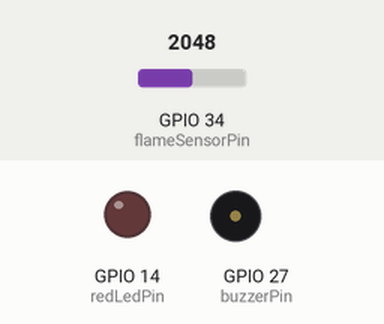
This sketch was run on a simulated ESP32. On the bench: output pins drawn as LEDs (lit = HIGH), buzzer (waves = sounding, pin HIGH). Dashed ring = blinking. The inputs (shaded band) are chosen by the test bench; at power-on: GPIO 34 (flameSensorPin) = 2048. What the sketch prints to the serial monitor is not drawn.

Above: at 1.3 s.
1.4 s: GPIO 34 (flameSensorPin) set to 106
2.9 s: GPIO 34 (flameSensorPin) set to 95
At 3.4 s:
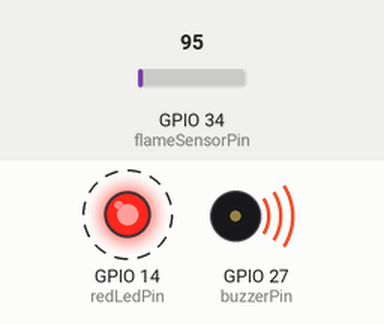
5.9 s: GPIO 34 (flameSensorPin) set to 491
At 6.4 s:
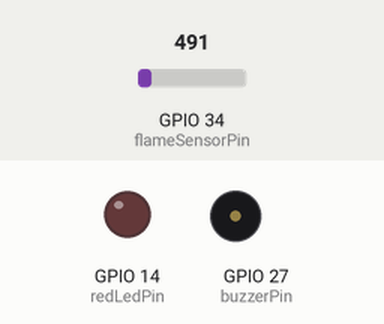
Timing chart, 0 to 8.9 s (numbered marks = the images above; inputs shaded):
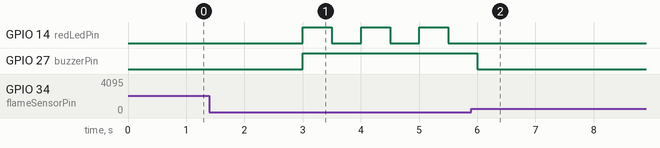

The sketch:

Flame_Sensor.ino
```cpp
const int flameSensorPin = 34;  // Flame sensor pin
const int buzzerPin = 27;       // Buzzer pin
const int redLedPin = 14;       // Red LED pin

void setup() {
  Serial.begin(115200);
  pinMode(flameSensorPin, INPUT);  // Set flame sensor as input
  pinMode(buzzerPin, OUTPUT);      // Set buzzer as output
  pinMode(redLedPin, OUTPUT);      // Set red LED as output

  digitalWrite(buzzerPin, LOW);   // Ensure buzzer is off at start
  digitalWrite(redLedPin, LOW);   // Ensure red LED is off at start
}

void loop() {
  int flameValue = analogRead(flameSensorPin);  // Read flame sensor value
  Serial.print("Flame Sensor Value: ");
  Serial.println(flameValue);  // Print the sensor value

  if (flameValue < 100) {  // Flame detected
    Serial.println("🔥 FLAME DETECTED! 🚨");
    digitalWrite(buzzerPin, HIGH);  // Turn ON buzzer

    // Blink red LED continuously
    digitalWrite(redLedPin, HIGH);
    delay(500);
    digitalWrite(redLedPin, LOW);
    delay(500);
  }
  else {  // No flame detected
    Serial.println("🟢 NO FLAME DETECTED");
    digitalWrite(buzzerPin, LOW);   // Turn OFF buzzer
    digitalWrite(redLedPin, LOW);   // Turn OFF red LED
    delay(500);  // Short delay to avoid flooding serial monitor
  }
}
```

Measured:
- the behaviour switches between 100 and 99 on GPIO 34 (flameSensorPin) (found by bisection; images 0 and 1)
- after the input at 1.4 s, every drawn part: stays the same
- after the input at 2.9 s, GPIO 14 (redLedPin): alternates HIGH for 0.50 s and LOW for 0.50 s, starting after 0.10 s; GPIO 27 (buzzerPin): LOW → HIGH after 0.10 s
- after the input at 5.9 s, GPIO 14 (redLedPin): stops changing and stays LOW; GPIO 27 (buzzerPin): HIGH → LOW after 0.10 s
